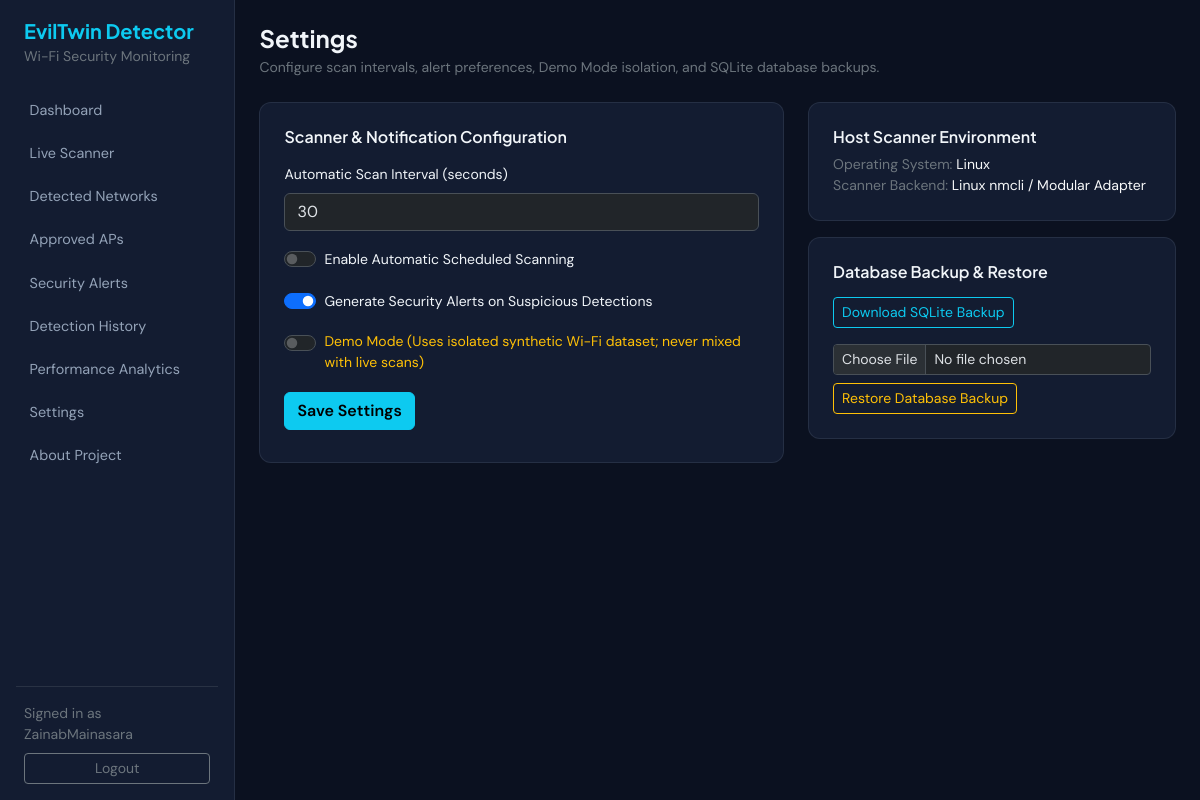
The app's page /settings (signed in) with its own data.
### database/models.py (models this page shows, shortened)
class ApplicationSetting(db.Model):
    __tablename__ = "application_settings"
    id = db.Column(db.Integer, primary_key=True)
    setting_key = db.Column(db.String(64), unique=True, nullable=False, index=True)
    setting_value = db.Column(db.Text, nullable=False)

### routes/settings.py (the view)
@settings_bp.route("/settings")
@login_required
def settings_page():
    return render_template(
        "settings.html",
        settings=_get_all_settings(),
        host_platform=platform.system(),
    )

### app.py (called while the page is built)
def create_app(config_overrides: dict | None = None) -> Flask:
    app = Flask(
        __name__,
        template_folder="templates",
        static_folder="static",
    )
    app.config.from_object(Config)
    if config_overrides:
        app.config.update(config_overrides)
    init_db(app)
    register_blueprints(app)
    @app.context_processor
    def inject_globals():
        return {
            "app_name": app.config.get("APP_NAME", "EvilTwin Detector"),
            "app_subtitle": app.config.get("APP_SUBTITLE", "Wi-Fi Security Monitoring System"),
            "current_username": session.get("username"),
        }
    return app

### routes/auth.py (called while the page is built)
def login_required(view_func):
    @wraps(view_func)
    def wrapped(*args, **kwargs):
        if not session.get("user_id"):
            if request.path.startswith("/api/"):
                return jsonify({"error": "Authentication required."}), 401
            if User.query.count() == 0:
                return redirect(url_for("auth.setup"))
            return redirect(url_for("auth.login"))
        return view_func(*args, **kwargs)
    return wrapped

### templates/settings.html (shortened to what this page needs)
{% extends "base.html" %}
{% block content %}
<h1 class="h4 fw-bold mb-1">Settings</h1>
<p class="small text-secondary mb-4">Configure scan intervals, alert preferences, Demo Mode isolation, and SQLite database backups.</p>
<div class="row g-4">
  <div class="col-lg-7">
    <div class="surface-card p-4">
      <h2 class="h6 fw-semibold mb-3">Scanner &amp; Notification Configuration</h2>
      <form id="settings-form" class="d-flex flex-column gap-3">
        <div>
          <label class="form-label small">Automatic Scan Interval (seconds)</label>
          <input type="number" min="5" max="3600" name="scan_interval_seconds" class="form-control" value="{{ settings.get('scan_interval_seconds', '30') }}" />
        </div>
        <div class="form-check form-switch">
          <input class="form-check-input" type="checkbox" id="autoScanSwitch" name="auto_scan_enabled" {% if settings.get('auto_scan_enabled') == 'true' %}checked{% endif %} />
          <label class="form-check-label small" for="autoScanSwitch">Enable Automatic Scheduled Scanning</label>
        </div>
        <div class="form-check form-switch">
          <input class="form-check-input" type="checkbox" id="alertsSwitch" name="alerts_enabled" {% if settings.get('alerts_enabled', 'true') == 'true' %}checked{% endif %} />
          <label class="form-check-label small" for="alertsSwitch">Generate Security Alerts on Suspicious Detections</label>
        </div>
        <div class="form-check form-switch">
          <input class="form-check-input" type="checkbox" id="demoSwitch" name="demo_mode" {% if settings.get('demo_mode') == 'true' %}checked{% endif %} />
          <label class="form-check-label small text-warning" for="demoSwitch">Demo Mode (Uses isolated synthetic Wi-Fi dataset; never mixed with live scans)</label>
        </div>
        <button type="submit" class="btn btn-info fw-semibold align-self-start">Save Settings</button>
      </form>
    </div>
  </div>
  <div class="col-lg-5">
    <div class="surface-card p-4 mb-3">
      <h2 class="h6 fw-semibold mb-2">Host Scanner Environment</h2>
      <div class="small text-secondary">Operating System: <span class="text-light">{{ host_platform }}</span></div>
      <div class="small text-secondary">Scanner Backend: <span class="text-light">{% if host_platform == 'Windows' %}Windows netsh WLAN{% else %}Linux nmcli / Modular Adapter{% endif %}</span></div>
    </div>
    <div class="surface-card p-4">
      <h2 class="h6 fw-semibold mb-3">Database Backup &amp; Restore</h2>
      <a href="{{ url_for('settings.backup_database') }}" class="btn btn-outline-info btn-sm mb-3">Download SQLite Backup</a>
      <form id="restore-form" enctype="multipart/form-data">
        <input type="file" name="file" class="form-control form-control-sm mb-2" accept=".db" required />
        <button type="submit" class="btn btn-outline-warning btn-sm">Restore Database Backup</button>
      </form>
    </div>
  </div>
</div>
{% endblock %}

### static/css/style.css (style rules this page uses)
:root { --bg-canvas: #0b1120; --bg-surface: #131c31; --bg-elevated: #19233c; --border-hairline: rgba(148, 163, 184, 0.14); --accent-cyan: #06b6d4; --accent-blue: #38bdf8; --text-primary: #f1f5f9; --text-muted: #94a3b8; }
body { background-color: var(--bg-canvas); color: var(--text-primary); font-family: "DM Sans", -apple-system, BlinkMacSystemFont, "Segoe UI", sans-serif; }
h1, h2, h3, h4, .brand-title { font-family: "Plus Jakarta Sans", sans-serif; }
.surface-card { background-color: var(--bg-surface); border: 1px solid var(--border-hairline); border-radius: 0.75rem; }

### records on screen
ApplicationSetting: scan_interval_seconds "30"
ApplicationSetting: setting_value "☑"

### other values on screen
{{ current_username }} "ZainabMainasara"
{{ host_platform }} "Linux"
